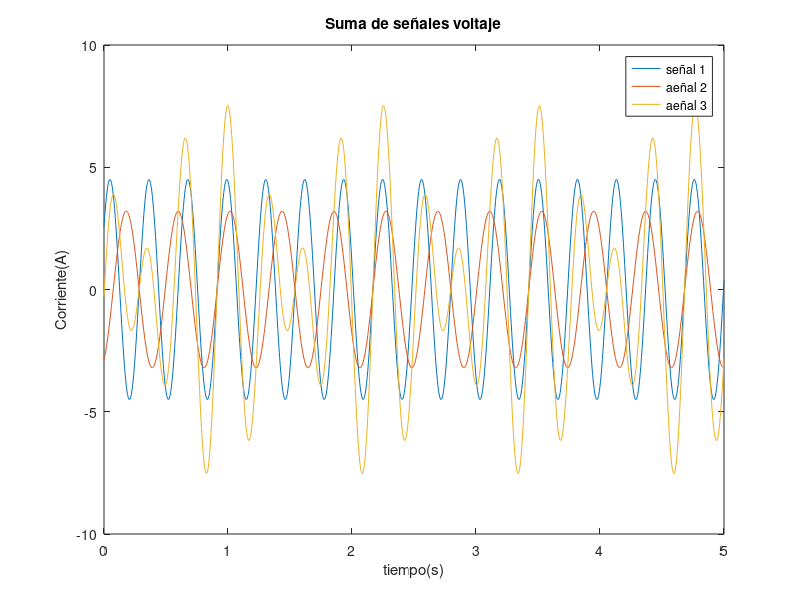

Source code (MATLAB):
%funcion para convertir de grados a radianes  R=deg2rad(D)  de donde D=al
%angulo 

R1=deg2rad(35);
R2=deg2rad(64);

t = linspace(0,5,1000);
v1=4.5*sin(20*t+R1);
v2=3.2*sin(15*t-R2);
v3=v1+v2;
plot(t,v1,t,v2,t,v3);
legend('señal 1','aeñal 2','aeñal 3');
title('Suma de señales voltaje');
xlabel('tiempo(s)');
ylabel('Corriente(A)');

clc;